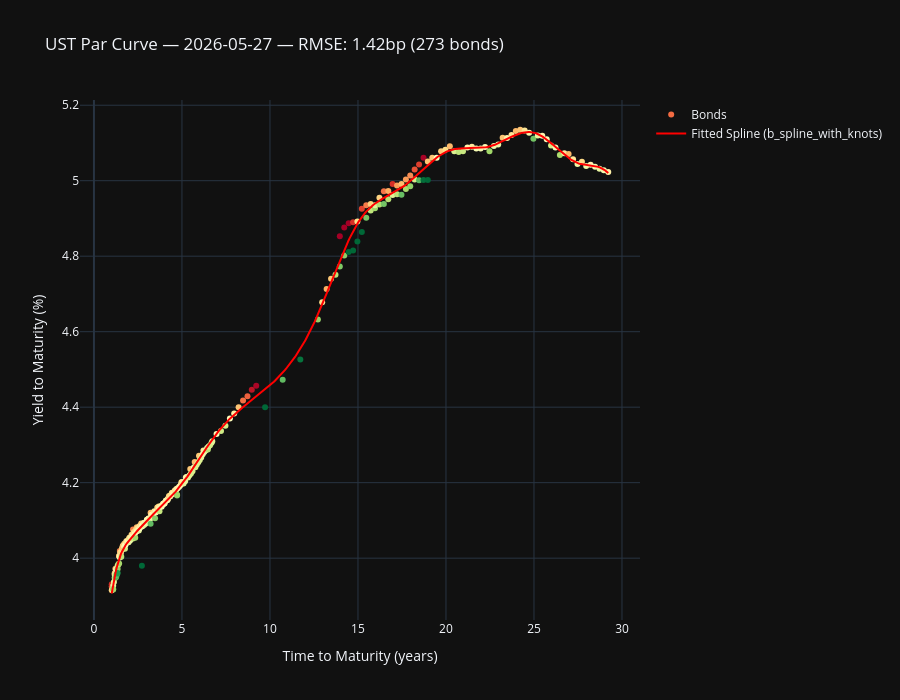

The cell this chart's notebook holds for it:
### Markdown cell above
## 2. Cross-Sectional Spline Fit & Visualization

### Code cell
# Build the fitted curve DataFrame for visualization
summary = spline.to_frame().reset_index()

# Smooth spline evaluation for plotting
ttm_grid = np.linspace(max(0.5, spline.fit_ttm.min()), spline.fit_ttm.max(), 500)
ytm_grid = spline.yield_at(ttm_grid)

# --- Interactive Plotly scatter + spline curve ---
fig = go.Figure()

# Scatter: observed bond yields
fig.add_trace(
    go.Scatter(
        x=summary["ttm"],
        y=summary["observed"],
        mode="markers",
        marker=dict(size=6, color=summary["yield_error_bp"], colorscale="RdYlGn_r", colorbar=dict(title="Yield Error (bp)"), cmin=-3, cmax=3, showscale=False),
        text=summary["cusip"],
        hovertemplate="<b>%{text}</b><br>TTM: %{x:.1f}Y<br>YTM: %{y:.3f}%<br>Error: %{marker.color:.2f}bp<extra></extra>",
        name="Bonds",
    )
)

# Line: fitted spline
fig.add_trace(
    go.Scatter(
        x=ttm_grid,
        y=ytm_grid,
        mode="lines",
        line=dict(color="red", width=2),
        name=f"Fitted Spline ({spline.config.method})",
    )
)

fig.update_layout(
    template="plotly_dark",
    title=f"UST Par Curve — {as_of} — RMSE: {spline.rmse:.2f}bp ({len(spline.fit_ttm)} bonds)",
    xaxis_title="Time to Maturity (years)",
    yaxis_title="Yield to Maturity (%)",
    height=700,
    hovermode="closest",
)
fig.show()

### Figure 1 — Plotly figure (JSON) as saved in the notebook; plotly's stock layout.template omitted (floating-point values rounded to 4 significant figures; data arrays with more than 128 entries replaced by an {"elided": "..."} marker saying what was removed)
{"data": [{"hovertemplate": "<b>%{text}</b><br>TTM: %{x:.1f}Y<br>YTM: %{y:.3f}%<br>Error: %{marker.color:.2f}bp<extra></extra>", "marker": {"cmax": 3, "cmin": -3, "color": {"elided": "273 float values"}, "colorbar": {"title": {"text": "Yield Error (bp)"}}, "colorscale": [[0, "rgb(0,104,55)"], [0.1, "rgb(26,152,80)"], [0.2, "rgb(102,189,99)"], [0.3, "rgb(166,217,106)"], [0.4, "rgb(217,239,139)"], [0.5, "rgb(255,255,191)"], [0.6, "rgb(254,224,139)"], [0.7, "rgb(253,174,97)"], [0.8, "rgb(244,109,67)"], [0.9, "rgb(215,48,39)"], [1, "rgb(165,0,38)"]], "showscale": false, "size": 6}, "mode": "markers", "name": "Bonds", "text": {"elided": "273 str values"}, "type": "scatter", "x": {"elided": "273 float values"}, "y": {"elided": "273 float values"}}, {"line": {"color": "red", "width": 2}, "mode": "lines", "name": "Fitted Spline (b_spline_with_knots)", "type": "scatter", "x": {"elided": "500 float values"}, "y": {"elided": "500 float values"}}], "layout": {"height": 700, "hovermode": "closest", "title": {"text": "UST Par Curve — 2026-05-27 — RMSE: 1.42bp (273 bonds)"}, "xaxis": {"title": {"text": "Time to Maturity (years)"}}, "yaxis": {"title": {"text": "Yield to Maturity (%)"}}}}
